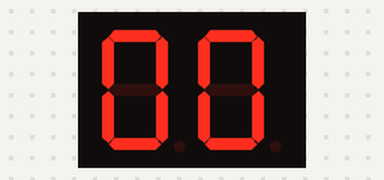
Simulated run of this sketch. Board: Arduino Uno, built with avr-gcc and run on an emulated ATmega328P. Shown: 2-digit seven-segment display. Wiring (from diagram.json): 2-digit 7-segment display, segments lit when HIGH: segments pin 7, pin 8, pin 9, pin 10, pin 11, pin 12, pin 13, pin 0, pin 1, pin 2, pin 3, pin 4, pin 5, pin 6. The segment pins are drawn as the display they are named for.

Above: at 0.1 s.
At 4.1 s:
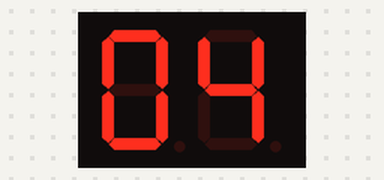
At 9.1 s:
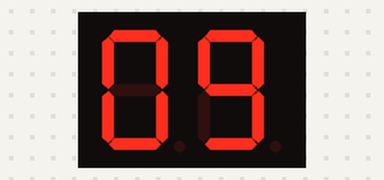
At 19.1 s:
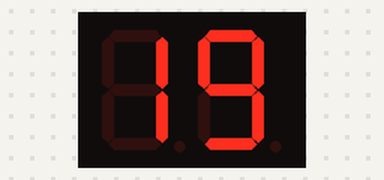
At 29.1 s:
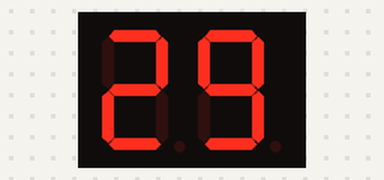
At 39.1 s:
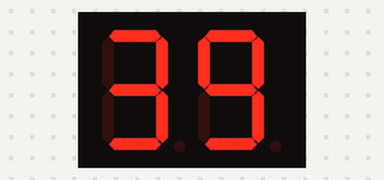

Measured:
- what the display in image 1 shows lasts 1.0 s, from 4.0 s to 5.0 s

The sketch:

sketch.ino
```cpp
int unidades[7] = {0,1,2,3,4,5,6};
int dezenas[7] = {7,8,9,10,11,12,13};

const byte numeros[10][7] = {
  {1,1,1,1,1,1,0},
  {0,1,1,0,0,0,0},
  {1,1,0,1,1,0,1},
  {1,1,1,1,0,0,1},
  {0,1,1,0,0,1,1},
  {1,0,1,1,0,1,1},
  {1,0,1,1,1,1,1},
  {1,1,1,0,0,0,0},
  {1,1,1,1,1,1,1},
  {1,1,1,1,0,1,1}
};
void setup() {
  for(int i = 0; i<7;i++){
    pinMode(unidades[i],OUTPUT);
    pinMode(dezenas[i],OUTPUT);
  }
}
void loop() {
  for(int i=0; i <=99; i++){
    int dezena = i/10;
    int unidade = i %10;

    mostrarNumero(dezenas,dezena);
    mostrarNumero(unidades,unidade);
    delay(1000);

  }

}
void mostrarNumero(int*pinos,int numero){
  for(int i = 0; i<7; i++){
    digitalWrite(pinos[i],numeros[numero][i]);
  }
}
```
